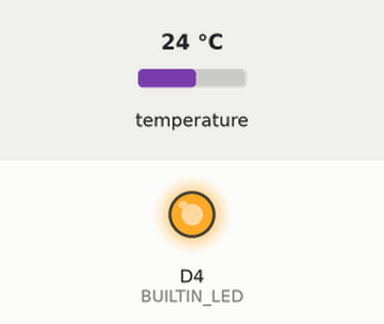
Recording of a sketch running on a simulated ESP8266 (NodeMCU). Parts: output pins drawn as LEDs (lit = HIGH, except the on-board LED, lit = LOW). The test bench sets the inputs (shaded band); at power-on: temperature 24 °C. WiFi joins after 1.5 s; servers stay silent unless stated; no MQTT or app messages arrive unless stated.

Above: at 1.7 s.
At 4.7 s:
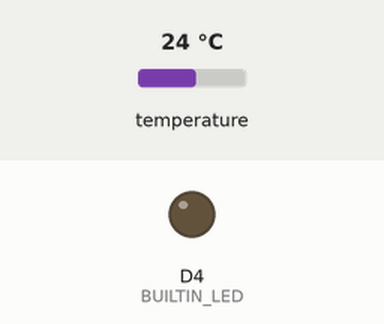
Timing chart, 0 to 6.2 s (numbered marks = the images above):
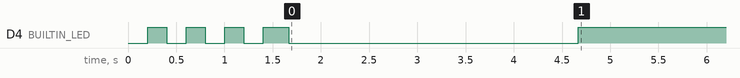

The sketch:

fridgy.ino
```cpp
/*
 Fridgy MQTT temperature with ESP8266 and DS18b20
 by Felix Klement
*/
#include <ESP8266WiFi.h>
#include <PubSubClient.h>
#include <OneWire.h>
#include <DallasTemperature.h>

#define ONE_WIRE_BUS D7
#define BUILTIN_LED 2
#define mqtt_server     "ip-address-of-your-mqtt-broker"
#define mqtt_user       "mqtt-user"
#define mqtt_password   "password-of-your-mqtt-user"
#define temp_topic      "your-sensor-topic"
#define wifi_SSID       "your-wifi-ssid"
#define wifi_password   "your-wifi-password"

long lastPub = 0;
float celcius = 0;

WiFiClient espClient;
PubSubClient client(espClient);
OneWire oneWire(ONE_WIRE_BUS);
DallasTemperature sensor(&oneWire);

void setup(void)
{
  pinMode(BUILTIN_LED, OUTPUT);

  WiFi.begin(wifi_SSID, wifi_password);

  // Let the led blink while connecting to wifi
  while (WiFi.status() != WL_CONNECTED) {
    digitalWrite(BUILTIN_LED, LOW);
    delay(200);
    digitalWrite(BUILTIN_LED, HIGH);
    delay(200);
  }

  // Station (networking)
  WiFi.mode(WIFI_STA);

  sensor.begin();
  client.setServer(mqtt_server, 1883);
}

void loop(void)
{
  if (!client.connected()) {
    connectMQTT();
  }
  client.loop();

  long now = millis();
  // Check if the last pub is older than 30 secs
  if (now - lastPub > 30000) {
    lastPub = now;

    // Get the current temperature from the DS18b20 sensor
    sensor.requestTemperatures();
    celcius=sensor.getTempCByIndex(0);

    // Publish the temperature to our topic
    client.publish(temp_topic, String(celcius).c_str(), true);
  }
}

// Function for connecting to our MQTT-Broker
void connectMQTT() {
  // Loop until we're connected
  while (!client.connected()) {
    if (client.connect("ESP8266Client", mqtt_user, mqtt_password)) {
       // Let the builtin LED flash for 3 seconds when we're connected
       digitalWrite(BUILTIN_LED, LOW);
       delay(3000);
       digitalWrite(BUILTIN_LED, HIGH);
    } else {
      delay(5000);
    }
  }
}
```

Measured:
- by itself, D4 (BUILTIN_LED): HIGH → LOW at 0.40 s, → HIGH 0.20 s later, → LOW 0.20 s later, → HIGH 0.20 s later, … (8 changes in this stretch)
